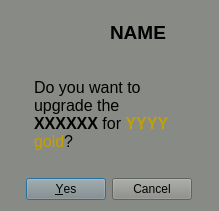
<?xml version="1.0" encoding="UTF-8"?>
<ui version="4.0">
 <class>BuyDialog</class>
 <widget class="QDialog" name="BuyDialog">
  <property name="geometry">
   <rect>
    <x>0</x>
    <y>0</y>
    <width>219</width>
    <height>211</height>
   </rect>
  </property>
  <property name="windowTitle">
   <string>Upgrade</string>
  </property>
  <property name="styleSheet">
   <string notr="true">background-color: rgb(136, 138, 133);</string>
  </property>
  <layout class="QVBoxLayout" name="verticalLayout">
   <item>
    <layout class="QHBoxLayout" name="horizontalLayout_6">
     <property name="spacing">
      <number>4</number>
     </property>
     <property name="bottomMargin">
      <number>0</number>
     </property>
     <item>
      <spacer name="horizontalSpacer_9">
       <property name="orientation">
        <enum>Qt::Horizontal</enum>
       </property>
       <property name="sizeHint" stdset="0">
        <size>
         <width>40</width>
         <height>20</height>
        </size>
       </property>
      </spacer>
     </item>
     <item>
      <widget class="QLabel" name="building_img">
       <property name="enabled">
        <bool>true</bool>
       </property>
       <property name="sizePolicy">
        <sizepolicy hsizetype="Fixed" vsizetype="Fixed">
         <horstretch>0</horstretch>
         <verstretch>0</verstretch>
        </sizepolicy>
       </property>
       <property name="minimumSize">
        <size>
         <width>42</width>
         <height>42</height>
        </size>
       </property>
       <property name="maximumSize">
        <size>
         <width>42</width>
         <height>42</height>
        </size>
       </property>
       <property name="text">
        <string/>
       </property>
       <property name="pixmap">
        <pixmap resource="resources.qrc">:/buildings/res/imgs/house.png</pixmap>
       </property>
       <property name="scaledContents">
        <bool>true</bool>
       </property>
      </widget>
     </item>
     <item>
      <spacer name="horizontalSpacer_11">
       <property name="orientation">
        <enum>Qt::Horizontal</enum>
       </property>
       <property name="sizeType">
        <enum>QSizePolicy::Fixed</enum>
       </property>
       <property name="sizeHint" stdset="0">
        <size>
         <width>10</width>
         <height>20</height>
        </size>
       </property>
      </spacer>
     </item>
     <item>
      <widget class="QLabel" name="building_name">
       <property name="font">
        <font>
         <pointsize>14</pointsize>
         <weight>75</weight>
         <bold>true</bold>
        </font>
       </property>
       <property name="text">
        <string>NAME</string>
       </property>
      </widget>
     </item>
     <item>
      <spacer name="horizontalSpacer_10">
       <property name="orientation">
        <enum>Qt::Horizontal</enum>
       </property>
       <property name="sizeHint" stdset="0">
        <size>
         <width>40</width>
         <height>20</height>
        </size>
       </property>
      </spacer>
     </item>
    </layout>
   </item>
   <item>
    <spacer name="verticalSpacer_2">
     <property name="orientation">
      <enum>Qt::Vertical</enum>
     </property>
     <property name="sizeHint" stdset="0">
      <size>
       <width>20</width>
       <height>40</height>
      </size>
     </property>
    </spacer>
   </item>
   <item alignment="Qt::AlignHCenter|Qt::AlignVCenter">
    <widget class="QLabel" name="text">
     <property name="sizePolicy">
      <sizepolicy hsizetype="Preferred" vsizetype="Preferred">
       <horstretch>0</horstretch>
       <verstretch>0</verstretch>
      </sizepolicy>
     </property>
     <property name="minimumSize">
      <size>
       <width>150</width>
       <height>100</height>
      </size>
     </property>
     <property name="text">
      <string>&lt;html&gt;&lt;head/&gt;&lt;body&gt;&lt;p&gt;&lt;span style=&quot; font-size:12pt;&quot;&gt;Do you want to upgrade the &lt;/span&gt;&lt;span style=&quot; font-size:12pt; font-weight:600;&quot;&gt;XXXXXX&lt;/span&gt;&lt;span style=&quot; font-size:12pt;&quot;&gt; for &lt;/span&gt;&lt;span style=&quot; font-size:12pt; font-weight:600; color:#c4a000;&quot;&gt;YYYY&lt;/span&gt;&lt;span style=&quot; font-size:12pt; color:#c4a000;&quot;&gt; gold&lt;/span&gt;&lt;span style=&quot; font-size:12pt;&quot;&gt;?&lt;/span&gt;&lt;/p&gt;&lt;/body&gt;&lt;/html&gt;</string>
     </property>
     <property name="textFormat">
      <enum>Qt::RichText</enum>
     </property>
     <property name="scaledContents">
      <bool>false</bool>
     </property>
     <property name="wordWrap">
      <bool>true</bool>
     </property>
     <property name="margin">
      <number>1</number>
     </property>
    </widget>
   </item>
   <item>
    <spacer name="verticalSpacer">
     <property name="orientation">
      <enum>Qt::Vertical</enum>
     </property>
     <property name="sizeHint" stdset="0">
      <size>
       <width>20</width>
       <height>40</height>
      </size>
     </property>
    </spacer>
   </item>
   <item alignment="Qt::AlignHCenter">
    <widget class="QDialogButtonBox" name="button_box">
     <property name="orientation">
      <enum>Qt::Horizontal</enum>
     </property>
     <property name="standardButtons">
      <set>QDialogButtonBox::Cancel|QDialogButtonBox::Yes</set>
     </property>
    </widget>
   </item>
  </layout>
 </widget>
 <resources>
  <include location="resources.qrc"/>
 </resources>
 <connections>
  <connection>
   <sender>button_box</sender>
   <signal>accepted()</signal>
   <receiver>BuyDialog</receiver>
   <slot>accept()</slot>
   <hints>
    <hint type="sourcelabel">
     <x>248</x>
     <y>254</y>
    </hint>
    <hint type="destinationlabel">
     <x>157</x>
     <y>274</y>
    </hint>
   </hints>
  </connection>
  <connection>
   <sender>button_box</sender>
   <signal>rejected()</signal>
   <receiver>BuyDialog</receiver>
   <slot>reject()</slot>
   <hints>
    <hint type="sourcelabel">
     <x>316</x>
     <y>260</y>
    </hint>
    <hint type="destinationlabel">
     <x>286</x>
     <y>274</y>
    </hint>
   </hints>
  </connection>
 </connections>
</ui>
